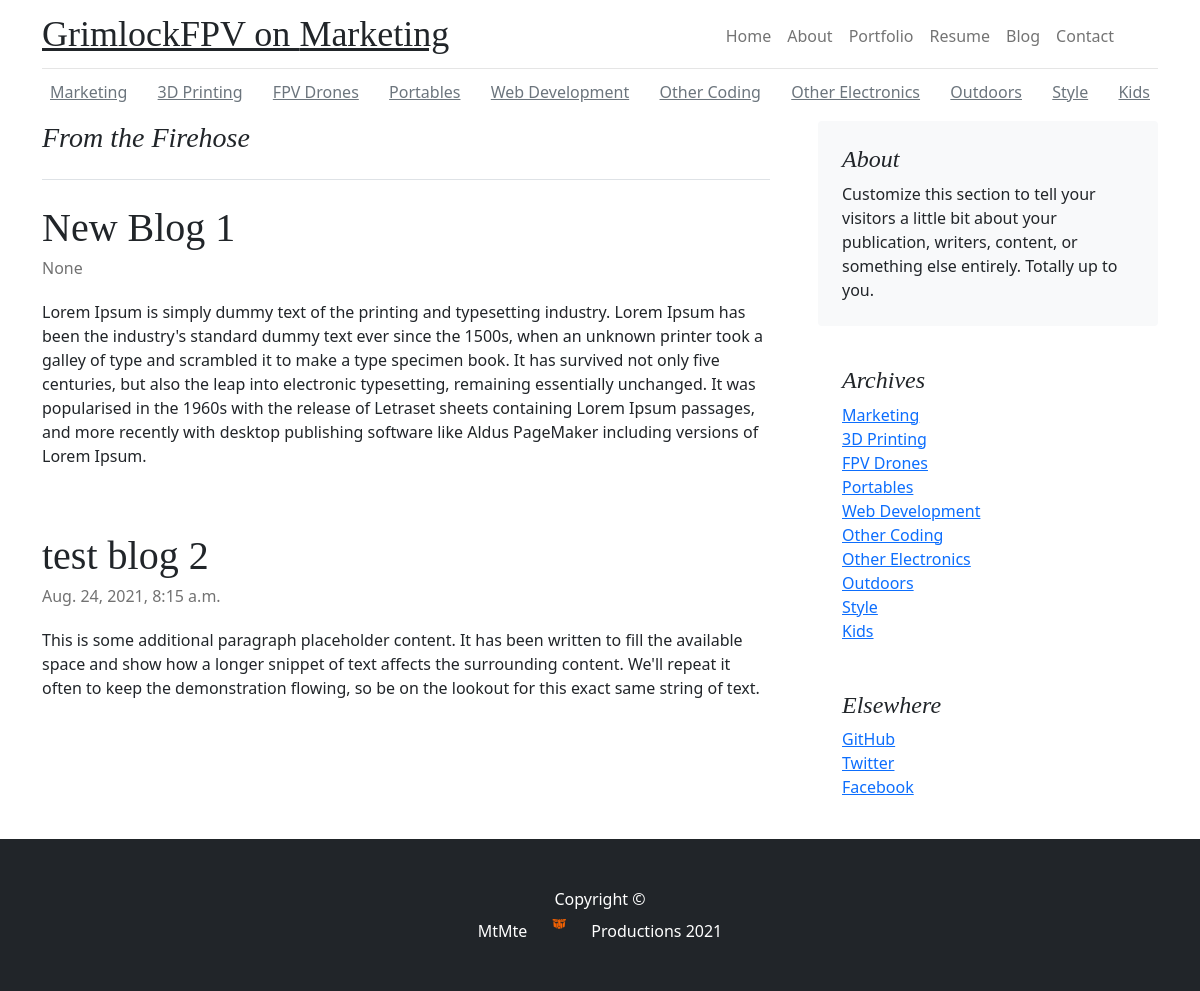
The page /blog/category/MKT/ on the database its author committed.
### blog/models.py (models this page shows, shortened)
class Category(models.Model):
    name = models.CharField(choices=CATEGORIES, max_length=200, unique=True)
    def __str__(self):
        return self.name

class Post(models.Model):
    STATUS = [('D', 'Draft'), ('P', 'Publish')]
    FEATURED = [('P', 'Primary'), ('S', 'Secondary')]
    title = models.CharField(max_length=200, unique=True)
    slug = models.SlugField(max_length=200, unique=True)
    preview = models.CharField(max_length=255)
    author = models.ForeignKey(
        User, on_delete=models.CASCADE, related_name="blog_posts"
    )
    content = models.TextField()
    created_on = models.DateField(default=date.today)
    featured = models.CharField(max_length=1, choices=FEATURED, blank=True)
    status = models.CharField(max_length=1, choices=STATUS, default='D')
    category = models.CharField(max_length=200, choices=CATEGORIES, default='WEB')
    image = models.ImageField(blank=True)
    class Meta:
        ordering = ["-created_on"]

### blog/views.py (the view)
# urls.py: path("category/<str:cats>/", views.CategoryList, name="category"),
def CategoryList(request, cats):
    category_post = Post.objects.filter(category=cats)
    category_name = get_object_or_404(Category, name=cats)
    return render(request, 'blog_category.html', {'cats': category_name, 'category_posts': category_post, 'category_list': Category.objects.all()})

### templates/blog_category.html (shortened to what this page needs)
{% extends 'base_blog.html' %}
{% load static %}
{% block content %}
    <div class="container">
        <header class="blog-header py-3">
            <div class="row flex-nowrap justify-content-between align-items-center">
                <div class="text-left">
                    <a class="blog-header-logo text-dark" href="#">GrimlockFPV on {{ cats.get_name_display }}</a>
                </div>
            </div>
        </header>
        {% include 'blog_nav.html' %}
    </div>
    <main class="container">
        <div class="row g-5">
            <div class="col-md-8">
                <h3 class="pb-4 mb-4 fst-italic border-bottom">
                    From the Firehose
                </h3>
                {% for post in category_posts %}
                    <article class="blog-post">
                        <h2 class="blog-post-title">{{ post.title }}</h2>
                        <p class="blog-post-meta">{{ post.created_on }}</p>
                        <p>{{ post.content|safe }}</p>
                    </article>
                {% endfor %}
            </div>
            {% include 'sidebar.html' %}
        </div>
    </main>
{% endblock content %}

### templates/blog_nav.html
<div class="nav-scroller py-1 mb-2">
    <nav class="nav d-flex justify-content-between">
        {% for category in category_list %}
            <a class="p-2 link-secondary" href="{% url 'blog:category' category %}">{{ category.get_name_display }}</a>
        {% endfor %}
    </nav>
</div>

### templates/sidebar.html
<div class="col-md-4">
    <div class="position-sticky" style="top: 2rem;">
        <div class="p-4 mb-3 bg-light rounded">
            <h4 class="fst-italic">About</h4>
            <p class="mb-0">Customize this section to tell your visitors a little bit about your
                publication,
                writers, content, or something else entirely. Totally up to you.</p>
        </div>
        <div class="p-4">
            <h4 class="fst-italic">Archives</h4>
            <ol class="list-unstyled mb-0">
                {% for category in category_list %}
                <li><a href="{% url 'blog:category' category %}">{{ category.get_name_display }}</a></li>
                {% endfor %}
            </ol>
        </div>
        <div class="p-4">
            <h4 class="fst-italic">Elsewhere</h4>
            <ol class="list-unstyled">
                <li><a href="#">GitHub</a></li>
                <li><a href="#">Twitter</a></li>
                <li><a href="#">Facebook</a></li>
            </ol>
        </div>
    </div>
</div>

### static/css/blog.css (style rules this page uses)
.blog-header { line-height: 1; border-bottom: 1px solid #e5e5e5; }
.blog-header-logo { font-family: "Playfair Display", Georgia, "Times New Roman", serif; font-size: 2.25rem; }
h1, h2, h3, h4, h5, h6 { font-family: "Playfair Display", Georgia, "Times New Roman", serif; }
.nav-scroller { position: relative; z-index: 2; height: 2.75rem; overflow-y: hidden; }
.nav-scroller .nav { display: flex; flex-wrap: nowrap; padding-bottom: 1rem; margin-top: -1px; overflow-x: auto; text-align: center; white-space: nowrap; -webkit-overflow-scrolling: touch; }
.blog-post { margin-bottom: 4rem; }
.blog-post-title { margin-bottom: .25rem; font-size: 2.5rem; }
.blog-post-meta { margin-bottom: 1.25rem; color: #727272; }

### rows shown on the page
Category: name "Marketing"
Category: name "3D Printing"
Category: name "FPV Drones"
Category: name "Portables"
Category: name "Web Development"
Category: name "Other Coding"
Category: name "Other Electronics"
Category: name "Outdoors"
Category: name "Style"
Category: name "Kids"
Post: title "New Blog 1", created_on "None", content "Lorem Ipsum is simply dummy text of the printing and typesetting industry. Lorem Ipsum has been the industry's standard dummy text ever since the 1500s, when an unknown printer took a galley of type and scrambled it to make a type specimen book. It has survived not only five centuries, but also the leap into electronic typesetting, remaining essentially unchanged. It was popularised in the 1960s with the release of Letraset sheets containing Lorem Ipsum passages, and more recently with desktop publishing software like Aldus PageMaker including versions of Lorem Ipsum."
Post: title "test blog 2", created_on "Aug. 24, 2021, 8:15 a.m.", content "This is some additional paragraph placeholder content. It has been written to fill the available space and show how a longer snippet of text affects the surrounding content. We'll repeat it often to keep the demonstration flowing, so be on the lookout for this exact same string of text."
